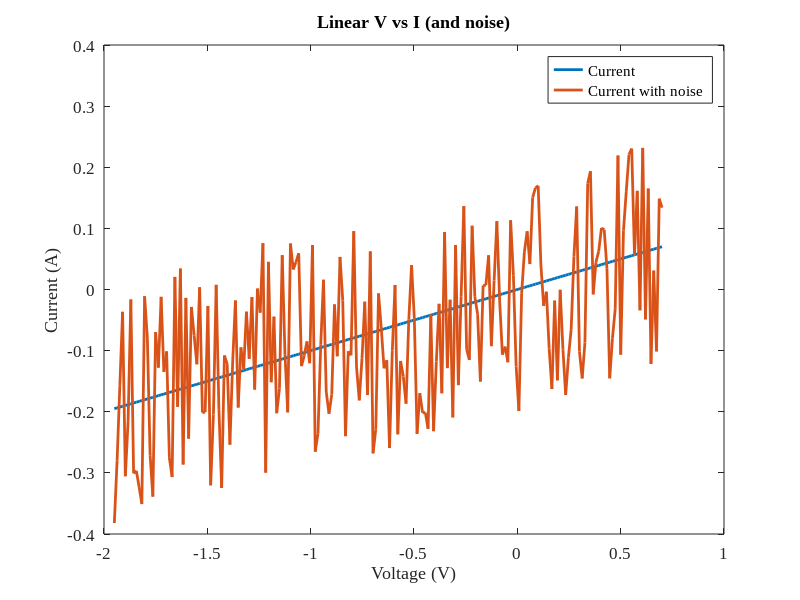
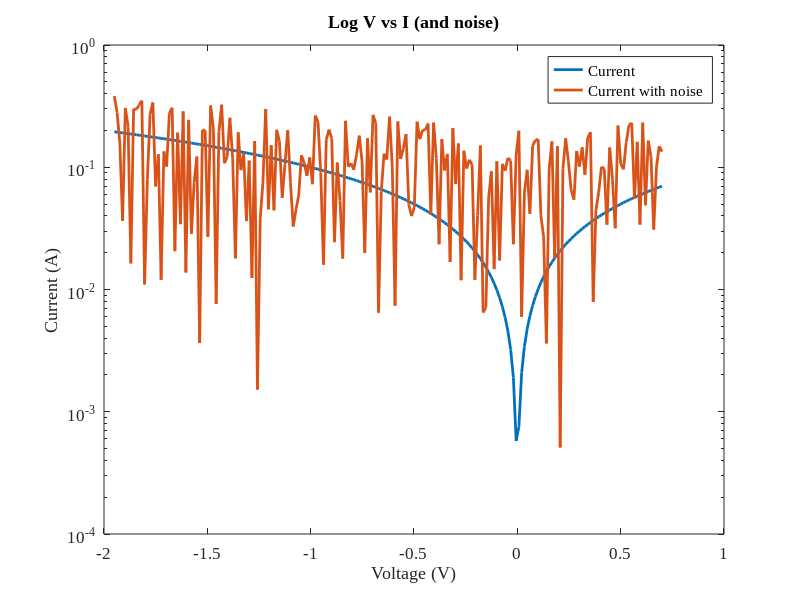
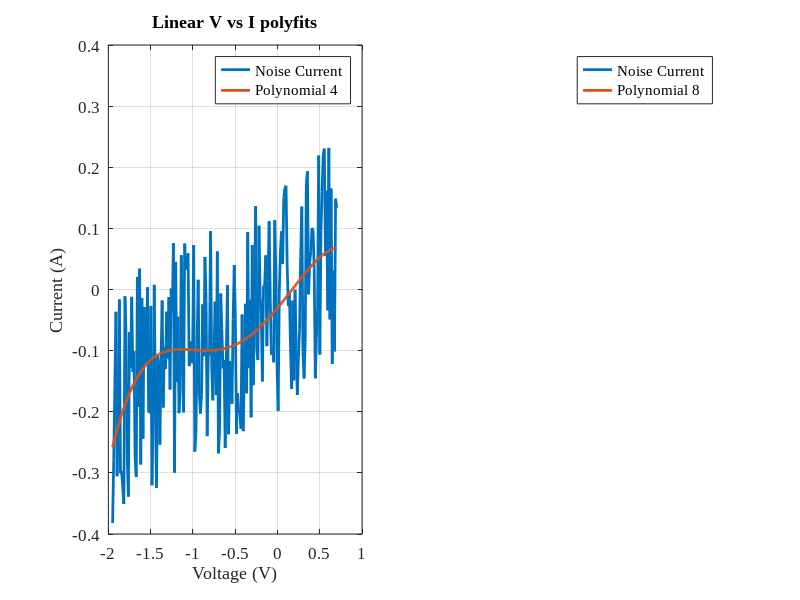
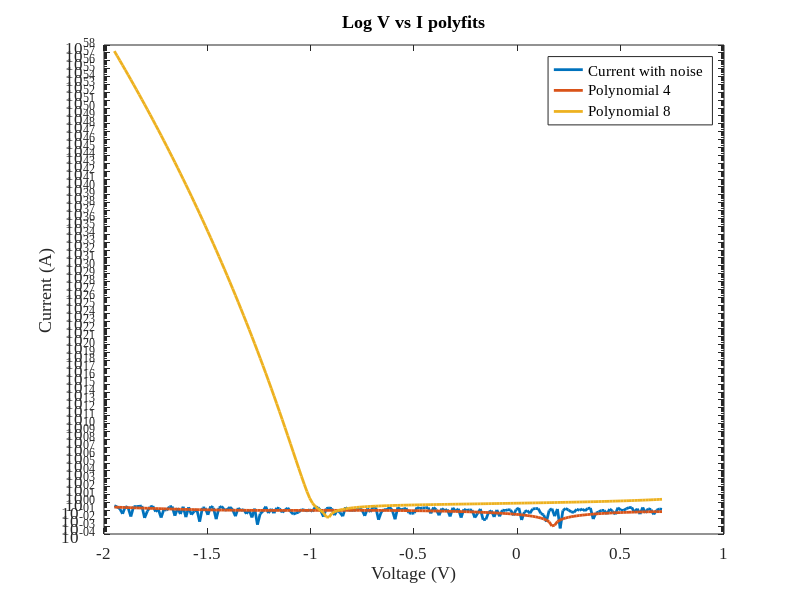

These figures' MATLAB source, in order: (Note: this script raises an error after producing the figures.)
set(0,'DefaultFigureWindowStyle','docked')
set(0, 'defaultaxesfontsize', 12)
set(0, 'defaultaxesfontname', 'Times New Roman')
set(0, 'DefaultLineLineWidth',2);

clear all
close all

%% Given
Is = 0.01e-12; % A; was 0.01pA
Ib = 0.1e-12; % A; was 0.1pA
Vb = 1.3; % Volts
Gp = 0.1;

%% Task 1: Data generation and plots
V = linspace(-1.95,0.7,200);
I = Is * (exp((1.2.*V)/0.25) - 1) + Gp.*V - Ib * (exp((-1.2/0.25).*(V + Vb)) - 1) ;
a = -1;
b = 1;
r = (b-a).*rand(200,1) + a;

I_rand = I + 0.2.*(r'); % 20% random variation in the current

figure(1)
plot (V,I);
title('Linear V vs I (and noise)');
hold on
plot (V, I_rand);
legend('Current', 'Current with noise');
xlabel('Voltage (V)');
ylabel('Current (A)');
hold off;

figure(2)
grid on;
semilogy(V, abs(I));
hold on;
semilogy(V, abs(I_rand));
legend('Current', 'Current with noise');
title('Log V vs I (and noise)');
xlabel('Voltage (V)');
ylabel('Current (A)');
hold off

%% Task 2: Polynomial Fitting
polynomial_4 = polyfit(V, I_rand, 4);
poly_plot_4 = polyval(polynomial_4, V);
polynomial_8 = polyval(V, I_rand, 8);
poly_plot_8 = polyval(polynomial_8, V);

figure(3);
subplot(1,2,1)
plot (V, I_rand);
grid on
hold on
plot(V, poly_plot_4);
hold on
title('Linear V vs I polyfits');
legend('Noise Current','Polynomial 4');
xlabel('Voltage (V)');
ylabel('Current (A)');
subplot(1,2,2)
plot (V, I_rand);
grid on
hold on
plot(V, poly_plot_8);
hold on
title('Linear V vs I polyfits');
legend('Noise Current','Polynomial 8');
xlabel('Voltage (V)');
ylabel('Current (A)');

figure(4);
semilogy(V, abs(I_rand));
hold on
semilogy(V, abs(poly_plot_4));
hold on
semilogy(V, abs(poly_plot_8));
hold on
title('Log V vs I polyfits');
legend('Current with noise','Polynomial 4', 'Polynomial 8');
xlabel('Voltage (V)');
ylabel('Current (A)');
hold off;

%% Task 3: Non-linear curve fitting

fo_BD = fittype('A.*(exp(1.2*x/25e-3)-1)+0.1.*x-C*(exp(1.2*(-(x+1.3))/25e-3)-1)'); %setting B and D
fitted_BD = fit(V.',I.',fo_BD);

fo_D = fittype('A.*(exp(1.2*x/25e-3)-1) + B.*x - C*(exp(1.2*(-(x+1.3))/25e-3)-1)'); %setting D
fitted_D = fit(V.',I.',fo_D);

fo_all = fittype('A.*(exp(1.2*x/25e-3)-1) + B.*x - C*(exp(1.2*(-(x+D))/25e-3)-1)'); %fitting all four
fo_all = fit(V.',I.',fo_all);


%% Task 4: Neutral Net fitting
% Requires Deep Learning Toolbox to run properly
% inputs = V.';
% targets = I.';
% hiddenLayerSize = 10;
% net = fitnet(hiddenLayerSize);
% net.divideParam.trainRatio = 70/100;
% net.divideParam.valRatio = 15/100;
% net.divideParam.testRatio = 15/100;
% [net,tr] = train(net,inputs,targets);
% outputs = net(inputs);
% errors = gsubtract(outputs,targets);
% performance = perform(net,targets,outputs)
% view(net)
% Inn = outputs